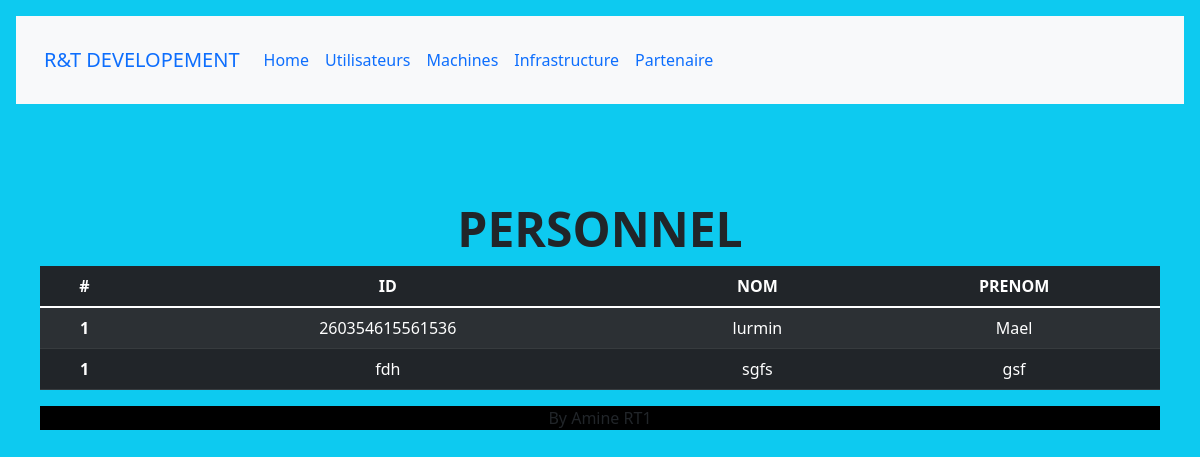
The page /computerapp/personnels/ on the database as committed earlier.
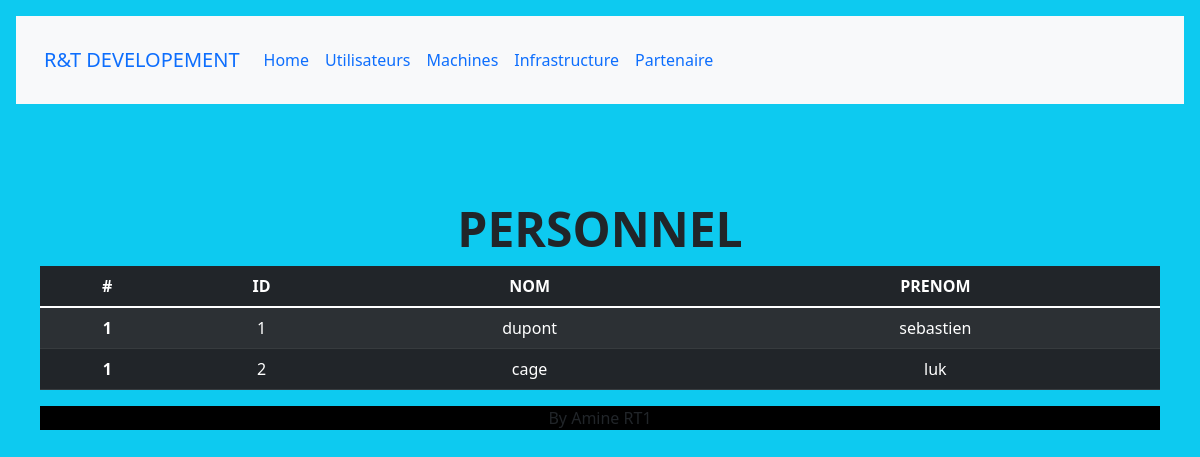
The same page on the database as committed later.
### computerapp/models.py (models this page shows, shortened)
class Personnel(models.Model):
    id = models.CharField(
        primary_key=True,
        max_length = 15)
    nom= models.CharField(
        max_length = 10)
    prenom= models.CharField(
        max_length =  10)

### computerapp/views.py (the view)
def perso_list_view(request):
    personnels = Personnel.objects.all()
    context = {'personnels':personnels
    }
    return render (request,'perso_list.html',context)

### computerapp/templates/perso_list.html (shortened to what this page needs)
<!DOCTYPE html>
<html lang="en">
<head>
    <link href="https://cdn.jsdelivr.net/npm/bootstrap@5.1.3/dist/css/bootstrap.min.css" rel="stylesheet">
    <link rel="stylesheet" href="https://unpkg.com/purecss@2.1.0/build/pure-min.css">
    {% load static %}
    <link rel="stylesheet" href="{% static 'css/styles.css' %}">
</head>
<body class="p-3 mb-2 bg-info text-dark">
  <div class="p-3 mb-2 bg-light text-dark">
    <nav class="navbar navbar-expand-lg bg-light">
      <div class="container-fluid">
        <a class="navbar-brand" href="#">R&T DEVELOPEMENT</a>
        <div class="collapse navbar-collapse" id="navbarNav">
          {% block sidebar %}
          <ul class="navbar-nav">
            <li class="nav-item">
              <a class="nav-link active" aria-current="page" href= "{% url 'index' %}">Home</a>
            </li>
            <li class="nav-item">
              <a class="nav-link" >Utilisateurs</a>
            </li>
            <li class="nav-item">
              <a class="nav-link" href= "{% url 'machines' %}">Machines</a>
            </li>
            <li class="nav-item">
              <a class="nav-link" href="{% url 'infra' %}">Infrastructure</a>
            </li>
            <li class="nav-item">
              <a class="nav-link" href="{% url 'partenaire' %}">Partenaire</a>
            </li>
          </ul>
          {% endblock %}
        </div>
      </div>
    </nav>
  </div>
  <div class="px-4 py-5 my-5 text-center">
    <h1 class="display-5 fw-bold">PERSONNEL</h1>
    {% block content %}
  <table class="table table-dark table-striped">
    <thead>
        <tr>
          <th scope="col">#</th>
          <th scope="col">ID</th>
          <th scope="col">NOM</th>
          <th scope="col">PRENOM</th>
        </tr>
      </thead>{% for personnel in personnels %}
        <tr>
          <th scope="row">1</th>
          <td> {{personnel.id}} </td>
          <td> {{personnel.nom}} </td>
          <td> {{personnel.prenom}} </td>
        </tr>{% endfor %}
    </table>
  {% endblock %}
</body>
<footer >
<p>By Amine RT1</p>
</footer>
</html>

Rows that differ between the two databases and show on the page:
removed Personnel: id "260354615561536", nom "lurmin", prenom "Mael"
removed Personnel: id "fdh", nom "sgfs", prenom "gsf"
added Personnel: id "1", nom "dupont", prenom "sebastien"
added Personnel: id "2", nom "cage", prenom "luk"
